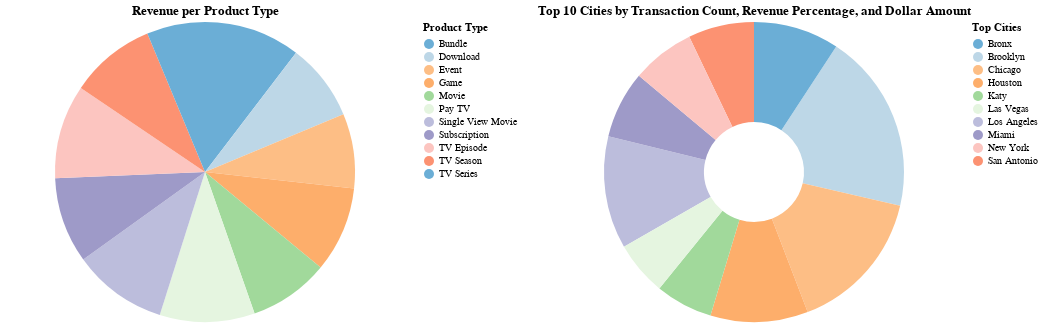

This figure's notebook cell:
### Code cell
display(md("### Visualization of Key Data"))

import pandas as pd
import altair as alt

# Assuming df is your DataFrame
data = df

# For the pie chart, visualize the revenue per product type
pie_data = data.groupby('product_type')['amt_usd'].sum().reset_index()

# Calculate total revenue by city
city_revenue = data.groupby('location_name')['amt_usd'].sum().reset_index()
total_revenue = city_revenue['amt_usd'].sum()
city_revenue['revenue_percentage'] = (city_revenue['amt_usd'] / total_revenue) * 100

# Get the transaction count for each city
city_transactions = data['location_name'].value_counts().reset_index()
city_transactions.columns = ['location_name', 'transactions']

# Merge the revenue percentage data with the transaction count data
top_cities = city_transactions.merge(city_revenue, on='location_name')

# Take the top 10 cities based on transaction count
top_cities = top_cities.head(10)

# Define a more subdued color scheme
subdued_colors = ['#6baed6', '#bdd7e7', '#fdbe85', '#fdae6b', '#a1d99b', '#e5f5e0', '#bcbddc', '#9e9ac8', '#fcc5c0', '#fc9272']

# Creating a pie chart with a legend to the right and the subdued color scheme, formatting numbers in USD
pie_chart = alt.Chart(pie_data).mark_arc().encode(
    theta=alt.Theta(field='amt_usd', type='quantitative'),
    color=alt.Color(field='product_type', type='nominal', legend=alt.Legend(title='Product Type', orient='right'), scale=alt.Scale(range=subdued_colors)),
    tooltip=[alt.Tooltip('product_type:N'), alt.Tooltip('amt_usd:Q', title='Revenue', format='$,.2f')]
).properties(title='Revenue per Product Type', width=400)

# Creating a donut chart for the top 10 cities with a legend to the right and the subdued color scheme
donut_chart = alt.Chart(top_cities).mark_arc(innerRadius=50).encode(
    theta=alt.Theta(field='transactions', type='quantitative'),
    color=alt.Color(field='location_name', type='nominal', legend=alt.Legend(title='Top Cities', orient='right'), scale=alt.Scale(range=subdued_colors)),
    tooltip=[alt.Tooltip('location_name:N'), 
             alt.Tooltip('transactions:Q', title='Transactions', format=','), 
             alt.Tooltip('revenue_percentage:Q', title='Revenue %', format='.2f'),
             alt.Tooltip('amt_usd:Q', title='Revenue', format='$,.2f')]
).properties(title='Top 10 Cities by Transaction Count, Revenue Percentage, and Dollar Amount', width=400)

# Combine the charts
combined_charts = alt.hconcat(
    pie_chart, donut_chart
).resolve_scale(
    color='independent'
).configure_view(
    stroke=None
)

# To display the charts in the notebook, if you're running Jupyter Notebook or JupyterLab
combined_charts

### Figure 1 — Vega-Lite specification as saved in the notebook (floating-point values rounded to 4 significant figures)
{"config": {"view": {"continuousWidth": 300, "continuousHeight": 300, "stroke": null}}, "hconcat": [{"data": {"name": "data-12074e6478a3319faff56f4d006e842c"}, "mark": {"type": "arc"}, "encoding": {"color": {"field": "product_type", "legend": {"orient": "right", "title": "Product Type"}, "scale": {"range": ["#6baed6", "#bdd7e7", "#fdbe85", "#fdae6b", "#a1d99b", "#e5f5e0", "#bcbddc", "#9e9ac8", "#fcc5c0", "#fc9272"]}, "type": "nominal"}, "theta": {"field": "amt_usd", "type": "quantitative"}, "tooltip": [{"field": "product_type", "type": "nominal"}, {"field": "amt_usd", "format": "$,.2f", "title": "Revenue", "type": "quantitative"}]}, "title": "Revenue per Product Type", "width": 400}, {"data": {"name": "data-3ee7a743bdc108826545fb9c44024b8d"}, "mark": {"type": "arc", "innerRadius": 50}, "encoding": {"color": {"field": "location_name", "legend": {"orient": "right", "title": "Top Cities"}, "scale": {"range": ["#6baed6", "#bdd7e7", "#fdbe85", "#fdae6b", "#a1d99b", "#e5f5e0", "#bcbddc", "#9e9ac8", "#fcc5c0", "#fc9272"]}, "type": "nominal"}, "theta": {"field": "transactions", "type": "quantitative"}, "tooltip": [{"field": "location_name", "type": "nominal"}, {"field": "transactions", "format": ",", "title": "Transactions", "type": "quantitative"}, {"field": "revenue_percentage", "format": ".2f", "title": "Revenue %", "type": "quantitative"}, {"field": "amt_usd", "format": "$,.2f", "title": "Revenue", "type": "quantitative"}]}, "title": "Top 10 Cities by Transaction Count, Revenue Percentage, and Dollar Amount", "width": 400}], "resolve": {"scale": {"color": "independent"}}, "$schema": "https://vega.github.io/schema/vega-lite/v5.15.1.json", "datasets": {"data-12074e6478a3319faff56f4d006e842c": [{"product_type": "Bundle                                                                                              ", "amt_usd": 22820.0}, {"product_type": "Download                                                                                            ", "amt_usd": 18300.0}, {"product_type": "Event                                                                                               ", "amt_usd": 17720.0}, {"product_type": "Game                                                                                                ", "amt_usd": 20280.0}, {"product_type": "Movie                                                                                               ", "amt_usd": 19010.0}, {"product_type": "Pay TV                                                                                              ", "amt_usd": 22510.0}, {"product_type": "Single View Movie                                                                                   ", "amt_usd": 22420.0}, {"product_type": "Subscription                                                                                        ", "amt_usd": 20350.0}, {"product_type": "TV Episode                                                                                          ", "amt_usd": 22300.0}, {"product_type": "TV Season                                                                                           ", "amt_usd": 20330.0}, {"product_type": "TV Series                                                                                           ", "amt_usd": 13800.0}], "data-3ee7a743bdc108826545fb9c44024b8d": [{"location_name": "Brooklyn", "transactions": 273, "amt_usd": 5274.0, "revenue_percentage": 2.399}, {"location_name": "Chicago", "transactions": 219, "amt_usd": 4124.0, "revenue_percentage": 1.876}, {"location_name": "Los Angeles", "transactions": 171, "amt_usd": 3305.0, "revenue_percentage": 1.503}, {"location_name": "Houston", "transactions": 148, "amt_usd": 2941.0, "revenue_percentage": 1.338}, {"location_name": "Bronx", "transactions": 130, "amt_usd": 2458.0, "revenue_percentage": 1.118}, {"location_name": "Miami", "transactions": 102, "amt_usd": 1685.0, "revenue_percentage": 0.7665}, {"location_name": "San Antonio", "transactions": 100, "amt_usd": 1810.0, "revenue_percentage": 0.8232}, {"location_name": "New York", "transactions": 96, "amt_usd": 1786.0, "revenue_percentage": 0.8124}, {"location_name": "Katy", "transactions": 87, "amt_usd": 1719.0, "revenue_percentage": 0.7819}, {"location_name": "Las Vegas", "transactions": 82, "amt_usd": 1431.0, "revenue_percentage": 0.6509}]}}
